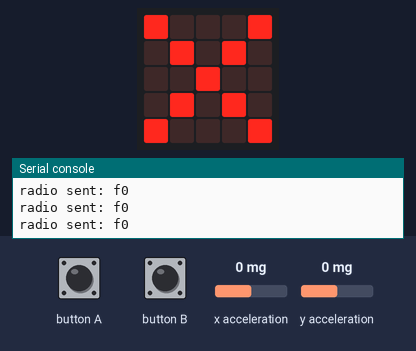
The program below on a simulated BBC micro:bit running MicroPython. Shown: the board's 5×5 LED display, the last lines printed to the serial console. The inputs (shaded band) are chosen by the test bench; at power-on: x acceleration 0 mg, y acceleration 0 mg. No radio messages arrive unless stated (any console line starting 'radio sent:' is added by the test bench).

Above: at 1.2 s.
1.3 s: x acceleration set to -1440 mg
At 2.2 s:
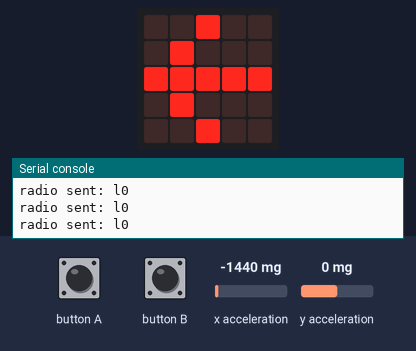
3.0 s: x acceleration set to 750 mg
At 3.7 s:
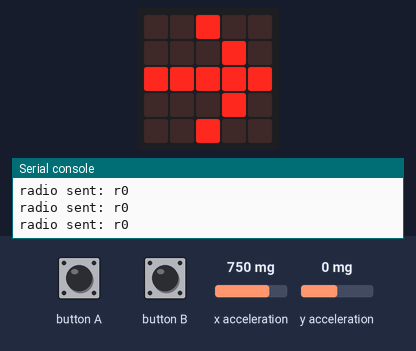
4.5 s: y acceleration set to -1440 mg
At 5.2 s:
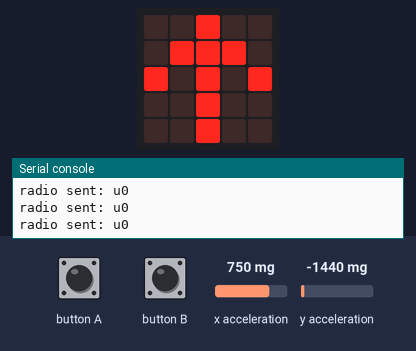
6.0 s: y acceleration set to 1440 mg
At 6.6 s:
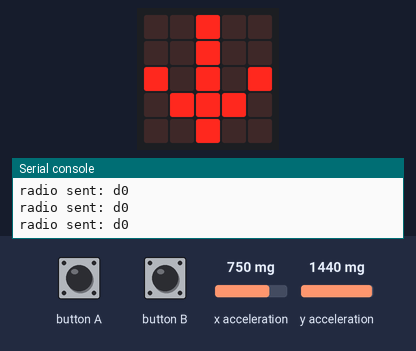
7.5 s: x acceleration set to 1440 mg
At 8.1 s:
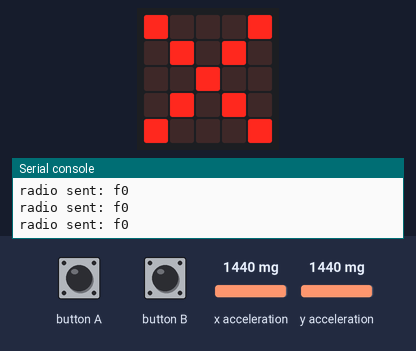
9.0 s: x acceleration set to -750 mg
At 9.6 s:
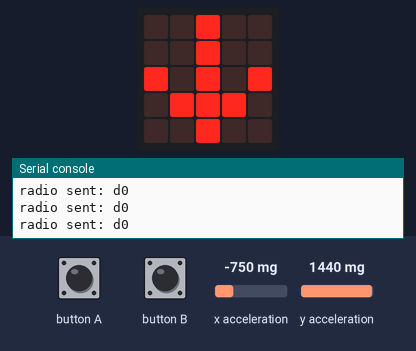
Timing chart, 0 to 11.5 s (numbered marks = the images above; inputs shaded):
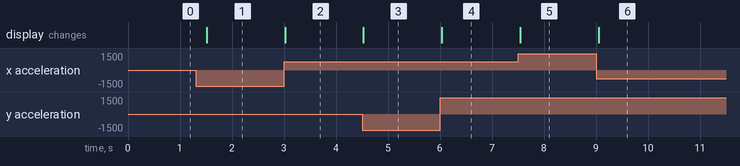

The program:

controller.py
```python
from microbit import *
import radio


radio.on()

x_image = Image("90009:"
                "09090:"
                "00900:"
                "09090:"
                "90009:")


images = {
        "u": Image.ARROW_N,
        "d": Image.ARROW_S,
        "l": Image.ARROW_W,
        "r": Image.ARROW_E,
        "f": x_image
}

def get_dir():
    x = accelerometer.get_x()
    y = accelerometer.get_y()
    abs_x = abs(x)
    abs_y = abs(y)
    amount = 300
    if abs_x > abs_y:
        if x > amount:
            return "r"
        if x < -amount:
            return "l"
    elif abs_y > abs_x:
        if y > amount:
            return "d"
        if y < -amount:
            return "u"
    return "f"

while True:
    d = get_dir()
    if button_a.is_pressed():
        to_add = "1"
    elif button_b.is_pressed():
        to_add = "2"
    else:
        to_add = "0"
    radio.send(d + to_add)
    display.show(images[d])
    sleep(250)
```

Measured:
- after the input at 1.3 s, the display: changes after 0.21 s (image 1)
- after the input at 3.0 s, the display: changes at once (image 2)
- after the input at 4.5 s, the display: changes at once (image 3)
- after the input at 6.0 s, the display: changes at once (image 4)
- after the input at 7.5 s, the display: changes after 0.05 s (image 5)
- after the input at 9.0 s, the display: changes after 0.06 s (image 6)
